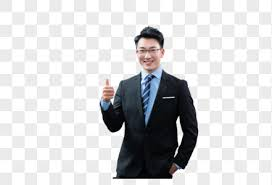
#> input picture examples/00_general/image.png, 272 x 185 px, given in place of the camera
$ python line.py
#> lines starting #> are read from the running program, lines starting #| are printed output that depends on the picture; after the words box and inside, x2 and y2 are one past the last pixel; in counts of white or black regions, pixels touching at a corner belong together
import cv2
import numpy as np

# 打开摄像头
cap = cv2.VideoCapture(0)

while True:
    # 读取视频流中的一帧
    ret, frame = cap.read()
#> frame is the input picture: shape (185, 272, 3); mean B, G, R 210.5, 209.3, 209
    if not ret:
        break

    # 将帧转换为HSV颜色空间
    hsv = cv2.cvtColor(frame, cv2.COLOR_BGR2HSV)
#> hsv: shape (185, 272, 3); mean H, S, V 21.8, 15.3, 211.4

    # 定义黑色的HSV范围
    lower_black = np.array([0, 0, 0])
    upper_black = np.array([179, 255, 30])

    # 创建黑色的掩膜
    mask = cv2.inRange(hsv, lower_black, upper_black)
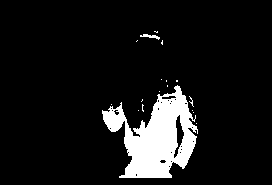
#> mask: shape (185, 272); 9.3% white; 18 white regions (16 under 20 px), largest, box (x1, y1, x2, y2) and area: (102, 85, 198, 178) 4561, (140, 34, 160, 40) 53

    # 执行形态学操作以去除噪声
    kernel = np.ones((5, 5), np.uint8)
    mask = cv2.morphologyEx(mask, cv2.MORPH_OPEN, kernel)
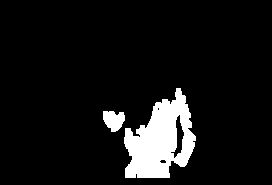
#> mask: shape (185, 272); 8.3% white; 2 white regions

    # 找到轮廓
    contours, _ = cv2.findContours(mask, cv2.RETR_EXTERNAL, cv2.CHAIN_APPROX_SIMPLE)
#> contours = 2 contours; box (x1, y1, x2, y2) and area: (124, 88, 196, 178) 3918, (103, 111, 125, 132) 303

    # 绘制轮廓
    cv2.drawContours(frame, contours, -1, (0, 255, 0), 2)
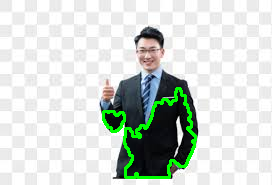
#> frame: shape (185, 272, 3); 2.74% of pixels changed, all inside (x1, y1, x2, y2) = (102, 87, 197, 179)

    # 显示结果
    cv2.imshow('Detected Black Lines', frame)

    # 检测键盘按键，如果按下'q'键则退出循环
    if cv2.waitKey(1) & 0xFF == ord('q'):
#> (key q is pressed here)
        break

# 释放摄像头并关闭所有窗口
cap.release()
cv2.destroyAllWindows()
